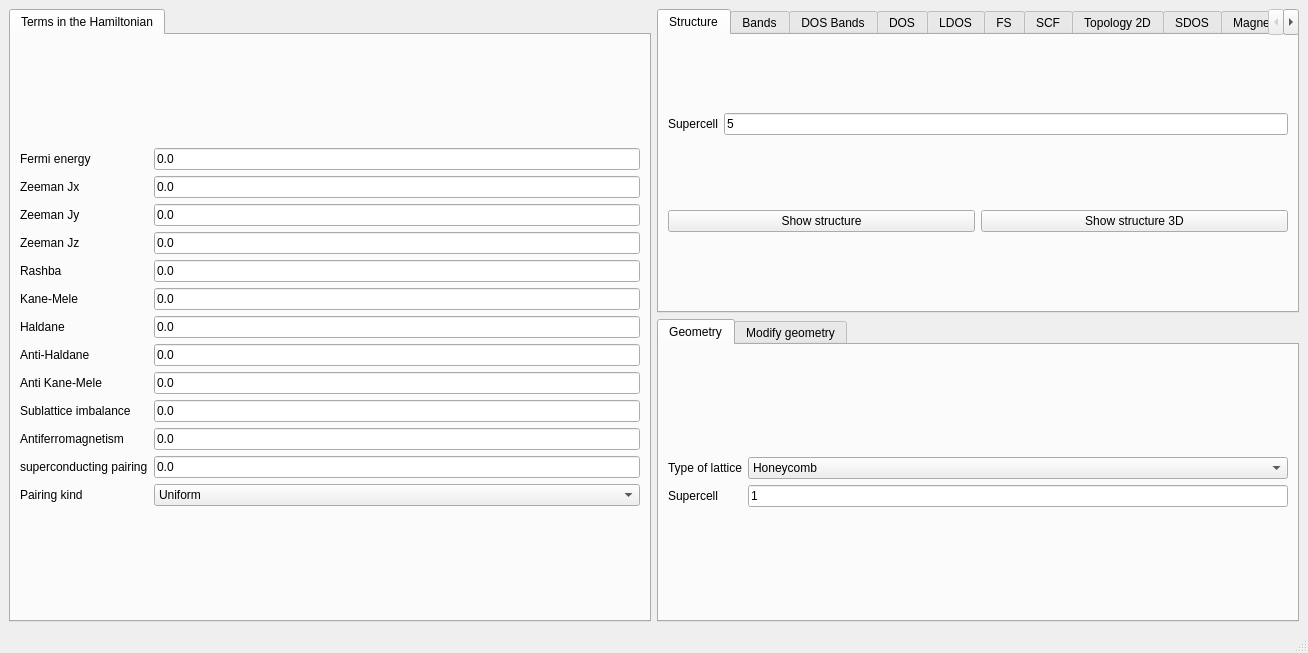
<?xml version="1.0" encoding="UTF-8"?>
<ui version="4.0">
 <class>MainWindow</class>
 <widget class="QMainWindow" name="MainWindow">
  <property name="geometry">
   <rect>
    <x>0</x>
    <y>0</y>
    <width>1308</width>
    <height>653</height>
   </rect>
  </property>
  <property name="windowTitle">
   <string>2D systems</string>
  </property>
  <widget class="QWidget" name="centralwidget">
   <layout class="QGridLayout" name="gridLayout_6">
    <item row="0" column="0" rowspan="2">
     <widget class="QTabWidget" name="tabWidget_2">
      <property name="currentIndex">
       <number>0</number>
      </property>
      <widget class="QWidget" name="tab_3">
       <attribute name="title">
        <string>Terms in the Hamiltonian</string>
       </attribute>
       <layout class="QGridLayout" name="gridLayout_24">
        <item row="0" column="0">
         <layout class="QGridLayout" name="gridLayout">
          <item row="11" column="1">
           <widget class="QLineEdit" name="swave">
            <property name="text">
             <string>0.0</string>
            </property>
           </widget>
          </item>
          <item row="3" column="1">
           <widget class="QLineEdit" name="Bz">
            <property name="text">
             <string>0.0</string>
            </property>
           </widget>
          </item>
          <item row="1" column="1">
           <widget class="QLineEdit" name="Bx">
            <property name="text">
             <string>0.0</string>
            </property>
           </widget>
          </item>
          <item row="3" column="0">
           <widget class="QLabel" name="label_5">
            <property name="text">
             <string>Zeeman Jz</string>
            </property>
           </widget>
          </item>
          <item row="9" column="1">
           <widget class="QLineEdit" name="mAB">
            <property name="text">
             <string>0.0</string>
            </property>
           </widget>
          </item>
          <item row="2" column="1">
           <widget class="QLineEdit" name="By">
            <property name="text">
             <string>0.0</string>
            </property>
           </widget>
          </item>
          <item row="0" column="0">
           <widget class="QLabel" name="label">
            <property name="text">
             <string>Fermi energy</string>
            </property>
           </widget>
          </item>
          <item row="5" column="1">
           <widget class="QLineEdit" name="kanemele">
            <property name="text">
             <string>0.0</string>
            </property>
           </widget>
          </item>
          <item row="6" column="0">
           <widget class="QLabel" name="label_24">
            <property name="text">
             <string>Haldane</string>
            </property>
           </widget>
          </item>
          <item row="7" column="1">
           <widget class="QLineEdit" name="antihaldane">
            <property name="text">
             <string>0.0</string>
            </property>
           </widget>
          </item>
          <item row="11" column="0">
           <widget class="QLabel" name="label_26">
            <property name="text">
             <string>superconducting pairing</string>
            </property>
           </widget>
          </item>
          <item row="0" column="1">
           <widget class="QLineEdit" name="fermi">
            <property name="enabled">
             <bool>true</bool>
            </property>
            <property name="text">
             <string>0.0</string>
            </property>
           </widget>
          </item>
          <item row="4" column="1">
           <widget class="QLineEdit" name="rashba">
            <property name="text">
             <string>0.0</string>
            </property>
           </widget>
          </item>
          <item row="6" column="1">
           <widget class="QLineEdit" name="haldane">
            <property name="text">
             <string>0.0</string>
            </property>
           </widget>
          </item>
          <item row="10" column="1">
           <widget class="QLineEdit" name="mAF">
            <property name="text">
             <string>0.0</string>
            </property>
           </widget>
          </item>
          <item row="4" column="0">
           <widget class="QLabel" name="label_10">
            <property name="text">
             <string>Rashba</string>
            </property>
           </widget>
          </item>
          <item row="5" column="0">
           <widget class="QLabel" name="label_11">
            <property name="text">
             <string>Kane-Mele</string>
            </property>
           </widget>
          </item>
          <item row="1" column="0">
           <widget class="QLabel" name="label_3">
            <property name="text">
             <string>Zeeman Jx</string>
            </property>
           </widget>
          </item>
          <item row="2" column="0">
           <widget class="QLabel" name="label_4">
            <property name="text">
             <string>Zeeman Jy</string>
            </property>
           </widget>
          </item>
          <item row="9" column="0">
           <widget class="QLabel" name="label_12">
            <property name="text">
             <string>Sublattice imbalance</string>
            </property>
           </widget>
          </item>
          <item row="10" column="0">
           <widget class="QLabel" name="label_13">
            <property name="text">
             <string>Antiferromagnetism</string>
            </property>
           </widget>
          </item>
          <item row="7" column="0">
           <widget class="QLabel" name="label_25">
            <property name="text">
             <string>Anti-Haldane</string>
            </property>
           </widget>
          </item>
          <item row="8" column="1">
           <widget class="QLineEdit" name="antikanemele">
            <property name="text">
             <string>0.0</string>
            </property>
           </widget>
          </item>
          <item row="8" column="0">
           <widget class="QLabel" name="label_16">
            <property name="text">
             <string>Anti Kane-Mele</string>
            </property>
           </widget>
          </item>
          <item row="12" column="0">
           <widget class="QLabel" name="label_39">
            <property name="text">
             <string>Pairing kind</string>
            </property>
           </widget>
          </item>
          <item row="12" column="1">
           <widget class="QComboBox" name="pairing_type">
            <item>
             <property name="text">
              <string>Uniform</string>
             </property>
            </item>
            <item>
             <property name="text">
              <string>One sublattice</string>
             </property>
            </item>
            <item>
             <property name="text">
              <string>sigma_z</string>
             </property>
            </item>
            <item>
             <property name="text">
              <string>Haldane</string>
             </property>
            </item>
            <item>
             <property name="text">
              <string>AntiHaldane</string>
             </property>
            </item>
           </widget>
          </item>
         </layout>
        </item>
       </layout>
      </widget>
     </widget>
    </item>
    <item row="0" column="1">
     <widget class="QTabWidget" name="tabWidget_3">
      <property name="currentIndex">
       <number>0</number>
      </property>
      <widget class="QWidget" name="tab_4">
       <attribute name="title">
        <string>Structure</string>
       </attribute>
       <layout class="QGridLayout" name="gridLayout_19">
        <item row="1" column="0">
         <widget class="QPushButton" name="show_structure">
          <property name="text">
           <string>Show structure</string>
          </property>
         </widget>
        </item>
        <item row="1" column="1">
         <widget class="QPushButton" name="show_structure_3d">
          <property name="text">
           <string>Show structure 3D</string>
          </property>
         </widget>
        </item>
        <item row="0" column="0" colspan="2">
         <layout class="QGridLayout" name="gridLayout_3">
          <item row="0" column="1">
           <widget class="QLineEdit" name="nsuper_struct">
            <property name="text">
             <string>5</string>
            </property>
           </widget>
          </item>
          <item row="0" column="0">
           <widget class="QLabel" name="label_7">
            <property name="text">
             <string>Supercell</string>
            </property>
           </widget>
          </item>
         </layout>
        </item>
       </layout>
      </widget>
      <widget class="QWidget" name="tab_5">
       <attribute name="title">
        <string>Bands</string>
       </attribute>
       <layout class="QGridLayout" name="gridLayout_20">
        <item row="0" column="0">
         <widget class="QPushButton" name="show_bands">
          <property name="text">
           <string>Band structure</string>
          </property>
         </widget>
        </item>
        <item row="1" column="0">
         <layout class="QGridLayout" name="gridLayout_2">
          <item row="0" column="0">
           <widget class="QLabel" name="label_15">
            <property name="text">
             <string>Operator</string>
            </property>
           </widget>
          </item>
          <item row="0" column="1">
           <widget class="QComboBox" name="bands_color">
            <property name="currentIndex">
             <number>0</number>
            </property>
            <item>
             <property name="text">
              <string>None</string>
             </property>
            </item>
            <item>
             <property name="text">
              <string>Berry</string>
             </property>
            </item>
            <item>
             <property name="text">
              <string>Sx</string>
             </property>
            </item>
            <item>
             <property name="text">
              <string>Sy</string>
             </property>
            </item>
            <item>
             <property name="text">
              <string>Sz</string>
             </property>
            </item>
            <item>
             <property name="text">
              <string>Valley</string>
             </property>
            </item>
            <item>
             <property name="text">
              <string>IPR</string>
             </property>
            </item>
           </widget>
          </item>
          <item row="1" column="0">
           <widget class="QLabel" name="label_9">
            <property name="text">
             <string># kpoints</string>
            </property>
           </widget>
          </item>
          <item row="1" column="1">
           <widget class="QLineEdit" name="nk_bands">
            <property name="text">
             <string>100</string>
            </property>
           </widget>
          </item>
         </layout>
        </item>
       </layout>
      </widget>
      <widget class="QWidget" name="tab_9">
       <attribute name="title">
        <string>DOS Bands</string>
       </attribute>
       <layout class="QGridLayout" name="gridLayout_18">
        <item row="0" column="0">
         <layout class="QGridLayout" name="gridLayout_11">
          <item row="0" column="1">
           <widget class="QLineEdit" name="delta_kbands">
            <property name="text">
             <string>0.01</string>
            </property>
           </widget>
          </item>
          <item row="0" column="0">
           <widget class="QLabel" name="label_27">
            <property name="text">
             <string>Smearing</string>
            </property>
           </widget>
          </item>
          <item row="1" column="1">
           <widget class="QLineEdit" name="ne_kbands">
            <property name="text">
             <string>400</string>
            </property>
           </widget>
          </item>
          <item row="1" column="0">
           <widget class="QLabel" name="label_28">
            <property name="text">
             <string># of energies</string>
            </property>
           </widget>
          </item>
          <item row="2" column="0">
           <widget class="QLabel" name="label_29">
            <property name="text">
             <string>Energy window</string>
            </property>
           </widget>
          </item>
          <item row="2" column="1">
           <widget class="QLineEdit" name="window_kbands">
            <property name="text">
             <string>3.0</string>
            </property>
           </widget>
          </item>
          <item row="3" column="0">
           <widget class="QLabel" name="label_30">
            <property name="text">
             <string>KPM scale</string>
            </property>
           </widget>
          </item>
          <item row="3" column="1">
           <widget class="QLineEdit" name="scale_kbands">
            <property name="text">
             <string>10.0</string>
            </property>
           </widget>
          </item>
          <item row="4" column="0">
           <widget class="QLabel" name="label_31">
            <property name="text">
             <string># vectors</string>
            </property>
           </widget>
          </item>
          <item row="4" column="1">
           <widget class="QLineEdit" name="nv_kbands">
            <property name="text">
             <string>10</string>
            </property>
           </widget>
          </item>
         </layout>
        </item>
        <item row="0" column="1">
         <widget class="QPushButton" name="show_dosbands">
          <property name="toolTip">
           <string>This is equivalent to band structure calculation, but it can be applied for very large systems</string>
          </property>
          <property name="text">
           <string>Show DOS Bands</string>
          </property>
         </widget>
        </item>
       </layout>
      </widget>
      <widget class="QWidget" name="tab_6">
       <attribute name="title">
        <string>DOS</string>
       </attribute>
       <layout class="QVBoxLayout" name="verticalLayout_2">
        <item>
         <layout class="QGridLayout" name="gridLayout_36">
          <item row="0" column="0">
           <widget class="QLabel" name="label_50">
            <property name="text">
             <string>Number of kpoints</string>
            </property>
           </widget>
          </item>
          <item row="1" column="0">
           <widget class="QLabel" name="label_51">
            <property name="text">
             <string>Energy window</string>
            </property>
           </widget>
          </item>
          <item row="1" column="1">
           <widget class="QLineEdit" name="dos_ewindow">
            <property name="text">
             <string>4.0</string>
            </property>
           </widget>
          </item>
          <item row="2" column="1">
           <widget class="QLineEdit" name="dos_delta">
            <property name="text">
             <string>0.01</string>
            </property>
           </widget>
          </item>
          <item row="2" column="0">
           <widget class="QLabel" name="label_48">
            <property name="text">
             <string>Smearing</string>
            </property>
           </widget>
          </item>
          <item row="0" column="1">
           <widget class="QLineEdit" name="dos_nk">
            <property name="text">
             <string>100</string>
            </property>
           </widget>
          </item>
          <item row="3" column="1">
           <widget class="QComboBox" name="dos_mode">
            <item>
             <property name="text">
              <string>ED</string>
             </property>
            </item>
            <item>
             <property name="text">
              <string>Green</string>
             </property>
            </item>
           </widget>
          </item>
          <item row="3" column="0">
           <widget class="QLabel" name="label_47">
            <property name="text">
             <string>Mode</string>
            </property>
           </widget>
          </item>
         </layout>
        </item>
        <item>
         <widget class="QPushButton" name="show_dos">
          <property name="text">
           <string>Density of states</string>
          </property>
         </widget>
        </item>
       </layout>
      </widget>
      <widget class="QWidget" name="tab_14">
       <attribute name="title">
        <string>LDOS</string>
       </attribute>
       <layout class="QGridLayout" name="gridLayout_28">
        <item row="0" column="0">
         <layout class="QGridLayout" name="gridLayout_27">
          <item row="3" column="1">
           <widget class="QLineEdit" name="multildos_delta">
            <property name="toolTip">
             <string>Energy smearing</string>
            </property>
            <property name="text">
             <string>0.03</string>
            </property>
           </widget>
          </item>
          <item row="3" column="0">
           <widget class="QLabel" name="label_43">
            <property name="text">
             <string>Smearing</string>
            </property>
           </widget>
          </item>
          <item row="0" column="0">
           <widget class="QLabel" name="label_44">
            <property name="text">
             <string>Energy window</string>
            </property>
           </widget>
          </item>
          <item row="1" column="1">
           <widget class="QLineEdit" name="multildos_nk">
            <property name="toolTip">
             <string>Number of kpoints used</string>
            </property>
            <property name="text">
             <string>10</string>
            </property>
           </widget>
          </item>
          <item row="4" column="0" colspan="2">
           <widget class="QPushButton" name="show_multildos">
            <property name="text">
             <string>Show LDOS</string>
            </property>
           </widget>
          </item>
          <item row="0" column="1">
           <widget class="QLineEdit" name="multildos_ewindow">
            <property name="toolTip">
             <string>Energy window</string>
            </property>
            <property name="text">
             <string>1.5</string>
            </property>
           </widget>
          </item>
          <item row="1" column="0">
           <widget class="QLabel" name="label_45">
            <property name="text">
             <string>Number of kpoints</string>
            </property>
           </widget>
          </item>
          <item row="2" column="0">
           <widget class="QLabel" name="label_46">
            <property name="text">
             <string>Number of unit cells</string>
            </property>
           </widget>
          </item>
          <item row="2" column="1">
           <widget class="QLineEdit" name="multildos_nrep">
            <property name="toolTip">
             <string>Number of replicas of the unit cell to plot</string>
            </property>
            <property name="text">
             <string>5</string>
            </property>
           </widget>
          </item>
         </layout>
        </item>
       </layout>
      </widget>
      <widget class="QWidget" name="tab_16">
       <attribute name="title">
        <string>FS</string>
       </attribute>
       <layout class="QGridLayout" name="gridLayout_17">
        <item row="0" column="0">
         <layout class="QGridLayout" name="gridLayout_5">
          <item row="0" column="1">
           <widget class="QLineEdit" name="fs_ewindow">
            <property name="text">
             <string>2.0</string>
            </property>
           </widget>
          </item>
          <item row="1" column="1">
           <widget class="QLineEdit" name="fs_delta">
            <property name="text">
             <string>0.05</string>
            </property>
           </widget>
          </item>
          <item row="2" column="1">
           <widget class="QLineEdit" name="fs_nk">
            <property name="text">
             <string>30</string>
            </property>
           </widget>
          </item>
          <item row="0" column="0">
           <widget class="QLabel" name="label_42">
            <property name="text">
             <string>Energy window</string>
            </property>
           </widget>
          </item>
          <item row="1" column="0">
           <widget class="QLabel" name="label_49">
            <property name="text">
             <string>Smearing</string>
            </property>
           </widget>
          </item>
          <item row="2" column="0">
           <widget class="QLabel" name="label_52">
            <property name="text">
             <string>Number of kpoints</string>
            </property>
           </widget>
          </item>
          <item row="3" column="0" colspan="2">
           <widget class="QPushButton" name="show_fermi_surface">
            <property name="text">
             <string>Show Fermi surface</string>
            </property>
           </widget>
          </item>
         </layout>
        </item>
       </layout>
      </widget>
      <widget class="QWidget" name="tab_8">
       <attribute name="title">
        <string>SCF</string>
       </attribute>
       <layout class="QGridLayout" name="gridLayout_15">
        <item row="0" column="0">
         <widget class="QTabWidget" name="tabWidget_4">
          <property name="currentIndex">
           <number>0</number>
          </property>
          <widget class="QWidget" name="tab_12">
           <attribute name="title">
            <string>Basic</string>
           </attribute>
           <layout class="QGridLayout" name="gridLayout_14">
            <item row="0" column="0" colspan="2">
             <layout class="QGridLayout" name="gridLayout_10">
              <item row="0" column="1">
               <widget class="QComboBox" name="scf_initialization">
                <item>
                 <property name="text">
                  <string>antiferro</string>
                 </property>
                </item>
                <item>
                 <property name="text">
                  <string>ferroX</string>
                 </property>
                </item>
                <item>
                 <property name="text">
                  <string>ferroY</string>
                 </property>
                </item>
                <item>
                 <property name="text">
                  <string>ferroZ</string>
                 </property>
                </item>
                <item>
                 <property name="text">
                  <string>random</string>
                 </property>
                </item>
               </widget>
              </item>
              <item row="0" column="0">
               <widget class="QLabel" name="label_22">
                <property name="text">
                 <string>Initialization</string>
                </property>
               </widget>
              </item>
              <item row="2" column="0">
               <widget class="QLabel" name="label_34">
                <property name="text">
                 <string>Filling</string>
                </property>
               </widget>
              </item>
              <item row="2" column="1">
               <widget class="QLineEdit" name="filling_scf">
                <property name="text">
                 <string>0.5</string>
                </property>
               </widget>
              </item>
              <item row="1" column="0" colspan="2">
               <layout class="QHBoxLayout" name="horizontalLayout">
                <item>
                 <widget class="QLabel" name="label_14">
                  <property name="text">
                   <string>U</string>
                  </property>
                 </widget>
                </item>
                <item>
                 <widget class="QLineEdit" name="U">
                  <property name="toolTip">
                   <string>Local Hubbard interaction</string>
                  </property>
                  <property name="text">
                   <string>2.0</string>
                  </property>
                 </widget>
                </item>
                <item>
                 <widget class="QLabel" name="label_23">
                  <property name="text">
                   <string>V1</string>
                  </property>
                 </widget>
                </item>
                <item>
                 <widget class="QLineEdit" name="V1">
                  <property name="toolTip">
                   <string>First neighbor interaction</string>
                  </property>
                  <property name="text">
                   <string>0.0</string>
                  </property>
                 </widget>
                </item>
                <item>
                 <widget class="QLabel" name="label_40">
                  <property name="text">
                   <string>V2</string>
                  </property>
                 </widget>
                </item>
                <item>
                 <widget class="QLineEdit" name="V2">
                  <property name="toolTip">
                   <string>Second neighbor interaction</string>
                  </property>
                  <property name="text">
                   <string>0.0</string>
                  </property>
                 </widget>
                </item>
               </layout>
              </item>
             </layout>
            </item>
            <item row="1" column="0">
             <widget class="QCheckBox" name="do_scf">
              <property name="text">
               <string>Include mean field</string>
              </property>
             </widget>
            </item>
            <item row="1" column="1">
             <widget class="QPushButton" name="solve_scf">
              <property name="text">
               <string>Solve SCF</string>
              </property>
             </widget>
            </item>
           </layout>
          </widget>
          <widget class="QWidget" name="tab_11">
           <attribute name="title">
            <string>Convergence</string>
           </attribute>
           <layout class="QGridLayout" name="gridLayout_16">
            <item row="0" column="0">
             <layout class="QGridLayout" name="gridLayout_12">
              <item row="0" column="0">
               <widget class="QLabel" name="label_32">
                <property name="text">
                 <string>Mixing</string>
                </property>
               </widget>
              </item>
              <item row="1" column="0">
               <widget class="QLabel" name="label_2">
                <property name="text">
                 <string># of kpoints</string>
                </property>
               </widget>
              </item>
              <item row="1" column="1">
               <widget class="QLineEdit" name="nk_scf">
                <property name="text">
                 <string>10</string>
                </property>
               </widget>
              </item>
              <item row="0" column="1">
               <widget class="QLineEdit" name="mix_scf">
                <property name="text">
                 <string>0.9</string>
                </property>
               </widget>
              </item>
              <item row="2" column="0">
               <widget class="QLabel" name="label_33">
                <property name="text">
                 <string>Smearing</string>
                </property>
               </widget>
              </item>
              <item row="2" column="1">
               <widget class="QLineEdit" name="smearing_scf">
                <property name="text">
                 <string>0.01</string>
                </property>
               </widget>
              </item>
             </layout>
            </item>
           </layout>
          </widget>
         </widget>
        </item>
       </layout>
      </widget>
      <widget class="QWidget" name="tab_10">
       <attribute name="title">
        <string>Topology 2D</string>
       </attribute>
       <layout class="QGridLayout" name="gridLayout_21">
        <item row="0" column="0">
         <layout class="QGridLayout" name="gridLayout_8">
          <item row="0" column="1">
           <widget class="QLineEdit" name="topology_nk">
            <property name="text">
             <string>400</string>
            </property>
           </widget>
          </item>
          <item row="0" column="0">
           <widget class="QLabel" name="label_19">
            <property name="text">
             <string># kpoints</string>
            </property>
           </widget>
          </item>
          <item row="1" column="0">
           <widget class="QLabel" name="label_35">
            <property name="text">
             <string>Operator</string>
            </property>
           </widget>
          </item>
          <item row="1" column="1">
           <widget class="QComboBox" name="topology_operator">
            <item>
             <property name="text">
              <string>None</string>
             </property>
            </item>
            <item>
             <property name="text">
              <string>Sz</string>
             </property>
            </item>
            <item>
             <property name="text">
              <string>Valley</string>
             </property>
            </item>
           </widget>
          </item>
         </layout>
        </item>
        <item row="0" column="1">
         <layout class="QGridLayout" name="gridLayout_7">
          <item row="3" column="0">
           <widget class="QPushButton" name="show_chern">
            <property name="enabled">
             <bool>true</bool>
            </property>
            <property name="text">
             <string>Chern number</string>
            </property>
           </widget>
          </item>
          <item row="2" column="0">
           <widget class="QPushButton" name="show_z2">
            <property name="text">
             <string>Z2 invariant</string>
            </property>
           </widget>
          </item>
          <item row="1" column="0">
           <widget class="QPushButton" name="show_berry2d">
            <property name="text">
             <string>2D Berry curvature</string>
            </property>
           </widget>
          </item>
          <item row="0" column="0">
           <widget class="QPushButton" name="show_berry1d">
            <property name="text">
             <string>1D Berry curvature</string>
            </property>
           </widget>
          </item>
         </layout>
        </item>
       </layout>
      </widget>
      <widget class="QWidget" name="tab">
       <attribute name="title">
        <string>SDOS</string>
       </attribute>
       <layout class="QGridLayout" name="gridLayout_22">
        <item row="0" column="0">
         <layout class="QGridLayout" name="gridLayout_9">
          <item row="0" column="1">
           <widget class="QLineEdit" name="kdos_ewindow">
            <property name="text">
             <string>0.5</string>
            </property>
           </widget>
          </item>
          <item row="0" column="0">
           <widget class="QLabel" name="label_20">
            <property name="text">
             <string>Energy window</string>
            </property>
           </widget>
          </item>
          <item row="1" column="1">
           <widget class="QLineEdit" name="kdos_mesh">
            <property name="text">
             <string>100</string>
            </property>
           </widget>
          </item>
          <item row="1" column="0">
           <widget class="QLabel" name="label_21">
            <property name="text">
             <string># of points</string>
            </property>
           </widget>
          </item>
         </layout>
        </item>
        <item row="1" column="0">
         <widget class="QPushButton" name="show_kdos">
          <property name="text">
           <string>Show Surface DOS</string>
          </property>
         </widget>
        </item>
       </layout>
      </widget>
      <widget class="QWidget" name="tab_13">
       <attribute name="title">
        <string>Magnetism</string>
       </attribute>
       <layout class="QGridLayout" name="gridLayout_23">
        <item row="0" column="1">
         <widget class="QLineEdit" name="magnetization_nrep">
          <property name="text">
           <string>4</string>
          </property>
         </widget>
        </item>
        <item row="0" column="0">
         <widget class="QLabel" name="label_41">
          <property name="text">
           <string>Number of unit cells</string>
          </property>
         </widget>
        </item>
        <item row="1" column="0" colspan="2">
         <widget class="QPushButton" name="show_magnetism">
          <property name="text">
           <string>Show magnetism</string>
          </property>
         </widget>
        </item>
       </layout>
      </widget>
      <widget class="QWidget" name="tab_15">
       <attribute name="title">
        <string>Sweep</string>
       </attribute>
       <layout class="QHBoxLayout" name="horizontalLayout_2">
        <item>
         <layout class="QGridLayout" name="gridLayout_26">
          <item row="0" column="0">
           <widget class="QLabel" name="label_17">
            <property name="text">
             <string>Parameter</string>
            </property>
           </widget>
          </item>
          <item row="0" column="1">
           <widget class="QComboBox" name="sweep_parameter">
            <item>
             <property name="text">
              <string>Sublattice imbalance</string>
             </property>
            </item>
            <item>
             <property name="text">
              <string>Jx</string>
             </property>
            </item>
            <item>
             <property name="text">
              <string>Jy</string>
             </property>
            </item>
            <item>
             <property name="text">
              <string>Jx</string>
             </property>
            </item>
            <item>
             <property name="text">
              <string>Haldane</string>
             </property>
            </item>
            <item>
             <property name="text">
              <string>Kane-Mele</string>
             </property>
            </item>
            <item>
             <property name="text">
              <string>Antiferromagnetism</string>
             </property>
            </item>
            <item>
             <property name="text">
              <string>Fermi</string>
             </property>
            </item>
            <item>
             <property name="text">
              <string>s-wave pairing</string>
             </property>
            </item>
            <item>
             <property name="text">
              <string>Anti-Haldane</string>
             </property>
            </item>
           </widget>
          </item>
          <item row="4" column="1">
           <widget class="QComboBox" name="sweep_task">
            <item>
             <property name="text">
              <string>Indirect gap</string>
             </property>
            </item>
            <item>
             <property name="text">
              <string>DOS</string>
             </property>
            </item>
            <item>
             <property name="text">
              <string>Chern number</string>
             </property>
            </item>
            <item>
             <property name="text">
              <string>Eigenvalues</string>
             </property>
            </item>
           </widget>
          </item>
          <item row="4" column="0">
           <widget class="QLabel" name="label_18">
            <property name="text">
             <string>Task</string>
            </property>
           </widget>
          </item>
          <item row="1" column="0">
           <widget class="QLabel" name="label_36">
            <property name="text">
             <string>Initial value</string>
            </property>
           </widget>
          </item>
          <item row="2" column="1">
           <widget class="QLineEdit" name="sweep_final">
            <property name="text">
             <string>1.0</string>
            </property>
           </widget>
          </item>
          <item row="1" column="1">
           <widget class="QLineEdit" name="sweep_initial">
            <property name="text">
             <string>0.0</string>
            </property>
           </widget>
          </item>
          <item row="3" column="1">
           <widget class="QLineEdit" name="sweep_steps">
            <property name="text">
             <string>40</string>
            </property>
           </widget>
          </item>
          <item row="2" column="0">
           <widget class="QLabel" name="label_37">
            <property name="text">
             <string>Final value</string>
            </property>
           </widget>
          </item>
          <item row="3" column="0">
           <widget class="QLabel" name="label_38">
            <property name="text">
             <string>Steps</string>
            </property>
           </widget>
          </item>
         </layout>
        </item>
        <item>
         <widget class="QPushButton" name="compute_sweep">
          <property name="text">
           <string>Perform sweep</string>
          </property>
         </widget>
        </item>
       </layout>
      </widget>
     </widget>
    </item>
    <item row="1" column="1">
     <widget class="QTabWidget" name="tabWidget">
      <property name="currentIndex">
       <number>0</number>
      </property>
      <property name="documentMode">
       <bool>false</bool>
      </property>
      <property name="tabsClosable">
       <bool>false</bool>
      </property>
      <property name="movable">
       <bool>false</bool>
      </property>
      <widget class="QWidget" name="tab_2">
       <attribute name="title">
        <string>Geometry</string>
       </attribute>
       <layout class="QGridLayout" name="gridLayout_13">
        <item row="0" column="0">
         <layout class="QGridLayout" name="gridLayout_4">
          <item row="0" column="0">
           <widget class="QLabel" name="label_8">
            <property name="text">
             <string>Type of lattice</string>
            </property>
           </widget>
          </item>
          <item row="0" column="1">
           <widget class="QComboBox" name="lattice">
            <item>
             <property name="text">
              <string>Honeycomb</string>
             </property>
            </item>
            <item>
             <property name="text">
              <string>Honeycomb 4 sites</string>
             </property>
            </item>
            <item>
             <property name="text">
              <string>Honeycomb 6 sites</string>
             </property>
            </item>
            <item>
             <property name="text">
              <string>Square</string>
             </property>
            </item>
            <item>
             <property name="text">
              <string>Single square</string>
             </property>
            </item>
            <item>
             <property name="text">
              <string>Triangular</string>
             </property>
            </item>
            <item>
             <property name="text">
              <string>Triangular tripartite</string>
             </property>
            </item>
            <item>
             <property name="text">
              <string>Kagome</string>
             </property>
            </item>
            <item>
             <property name="text">
              <string>Lieb</string>
             </property>
            </item>
           </widget>
          </item>
          <item row="1" column="1">
           <widget class="QLineEdit" name="nsuper">
            <property name="text">
             <string>1</string>
            </property>
           </widget>
          </item>
          <item row="1" column="0">
           <widget class="QLabel" name="label_6">
            <property name="text">
             <string>Supercell</string>
            </property>
           </widget>
          </item>
         </layout>
        </item>
       </layout>
      </widget>
      <widget class="QWidget" name="tab_7">
       <attribute name="title">
        <string>Modify geometry</string>
       </attribute>
       <layout class="QVBoxLayout" name="verticalLayout">
        <item>
         <layout class="QGridLayout" name="gridLayout_25">
          <item row="0" column="0">
           <widget class="QCheckBox" name="remove_single_bonded">
            <property name="toolTip">
             <string>Remove atoms that have a single bond in the structure</string>
            </property>
            <property name="text">
             <string>Remove single bonds</string>
            </property>
            <property name="checked">
             <bool>true</bool>
            </property>
           </widget>
          </item>
          <item row="1" column="0">
           <widget class="QCheckBox" name="remove_selected">
            <property name="text">
             <string>Remove selected atoms</string>
            </property>
           </widget>
          </item>
          <item row="2" column="0">
           <widget class="QPushButton" name="select_atoms_removal">
            <property name="text">
             <string>Select atoms to remove</string>
            </property>
           </widget>
          </item>
         </layout>
        </item>
       </layout>
      </widget>
     </widget>
    </item>
   </layout>
  </widget>
  <widget class="QMenuBar" name="menubar">
   <property name="geometry">
    <rect>
     <x>0</x>
     <y>0</y>
     <width>1308</width>
     <height>25</height>
    </rect>
   </property>
  </widget>
  <widget class="QStatusBar" name="statusbar"/>
 </widget>
 <resources/>
 <connections/>
</ui>
